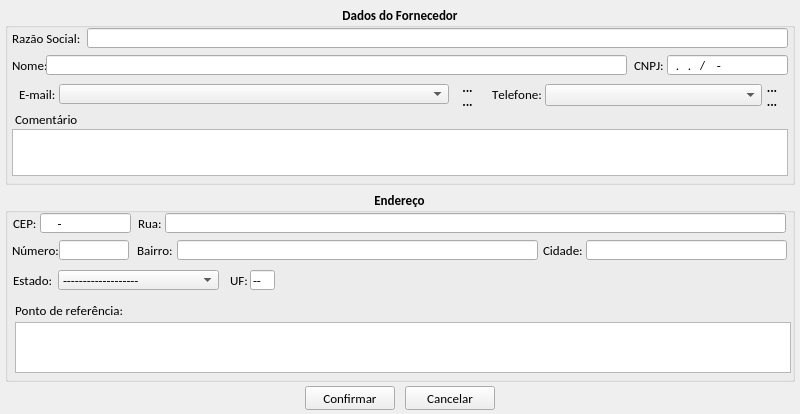
<?xml version="1.0" encoding="UTF-8"?>
<ui version="4.0">
 <class>tela_cadastro_fornecedor</class>
 <widget class="QMainWindow" name="tela_cadastro_fornecedor">
  <property name="windowModality">
   <enum>Qt::ApplicationModal</enum>
  </property>
  <property name="geometry">
   <rect>
    <x>0</x>
    <y>0</y>
    <width>800</width>
    <height>414</height>
   </rect>
  </property>
  <property name="windowTitle">
   <string>Cadastrar novo Fornecedor</string>
  </property>
  <property name="windowIcon">
   <iconset resource="imagens.qrc">
    <normaloff>:/img/img/logo_sex.png</normaloff>:/img/img/logo_sex.png</iconset>
  </property>
  <widget class="QWidget" name="centralwidget">
   <widget class="QGroupBox" name="gb_endereo">
    <property name="geometry">
     <rect>
      <x>5</x>
      <y>190</y>
      <width>790</width>
      <height>192</height>
     </rect>
    </property>
    <property name="font">
     <font>
      <family>Calibri</family>
      <pointsize>10</pointsize>
      <weight>75</weight>
      <bold>true</bold>
      <kerning>false</kerning>
     </font>
    </property>
    <property name="title">
     <string>Endereço</string>
    </property>
    <property name="alignment">
     <set>Qt::AlignCenter</set>
    </property>
    <widget class="QLineEdit" name="le_cep">
     <property name="geometry">
      <rect>
       <x>35</x>
       <y>23</y>
       <width>91</width>
       <height>20</height>
      </rect>
     </property>
     <property name="maximumSize">
      <size>
       <width>100</width>
       <height>20</height>
      </size>
     </property>
     <property name="font">
      <font>
       <family>Calibri</family>
       <pointsize>10</pointsize>
       <weight>50</weight>
       <bold>false</bold>
       <kerning>false</kerning>
      </font>
     </property>
     <property name="inputMask">
      <string>00000-000; </string>
     </property>
     <property name="text">
      <string>-</string>
     </property>
     <property name="frame">
      <bool>true</bool>
     </property>
     <property name="cursorPosition">
      <number>9</number>
     </property>
     <property name="readOnly">
      <bool>false</bool>
     </property>
    </widget>
    <widget class="QLabel" name="lb_cep">
     <property name="geometry">
      <rect>
       <x>8</x>
       <y>23</y>
       <width>27</width>
       <height>20</height>
      </rect>
     </property>
     <property name="font">
      <font>
       <family>Calibri</family>
       <pointsize>10</pointsize>
       <weight>50</weight>
       <bold>false</bold>
       <kerning>false</kerning>
      </font>
     </property>
     <property name="text">
      <string>CEP:</string>
     </property>
    </widget>
    <widget class="QLabel" name="lb_rua">
     <property name="geometry">
      <rect>
       <x>133</x>
       <y>23</y>
       <width>31</width>
       <height>20</height>
      </rect>
     </property>
     <property name="font">
      <font>
       <family>Calibri</family>
       <pointsize>10</pointsize>
       <weight>50</weight>
       <bold>false</bold>
       <kerning>false</kerning>
      </font>
     </property>
     <property name="text">
      <string>Rua:</string>
     </property>
    </widget>
    <widget class="QLineEdit" name="le_rua">
     <property name="geometry">
      <rect>
       <x>160</x>
       <y>23</y>
       <width>621</width>
       <height>20</height>
      </rect>
     </property>
     <property name="font">
      <font>
       <pointsize>10</pointsize>
       <weight>50</weight>
       <bold>false</bold>
       <kerning>false</kerning>
      </font>
     </property>
     <property name="text">
      <string/>
     </property>
     <property name="maxLength">
      <number>100</number>
     </property>
     <property name="cursorPosition">
      <number>0</number>
     </property>
     <property name="readOnly">
      <bool>false</bool>
     </property>
    </widget>
    <widget class="QLabel" name="lb_numero">
     <property name="geometry">
      <rect>
       <x>7</x>
       <y>50</y>
       <width>51</width>
       <height>20</height>
      </rect>
     </property>
     <property name="font">
      <font>
       <family>Calibri</family>
       <pointsize>10</pointsize>
       <weight>50</weight>
       <bold>false</bold>
       <kerning>false</kerning>
      </font>
     </property>
     <property name="text">
      <string>Número:</string>
     </property>
    </widget>
    <widget class="QLineEdit" name="le_numero">
     <property name="geometry">
      <rect>
       <x>54</x>
       <y>50</y>
       <width>70</width>
       <height>20</height>
      </rect>
     </property>
     <property name="font">
      <font>
       <pointsize>10</pointsize>
       <weight>50</weight>
       <bold>false</bold>
       <kerning>false</kerning>
      </font>
     </property>
     <property name="inputMask">
      <string>000000000; </string>
     </property>
     <property name="text">
      <string/>
     </property>
     <property name="maxLength">
      <number>9</number>
     </property>
     <property name="readOnly">
      <bool>false</bool>
     </property>
    </widget>
    <widget class="QLabel" name="lb_bairro">
     <property name="geometry">
      <rect>
       <x>132</x>
       <y>50</y>
       <width>46</width>
       <height>20</height>
      </rect>
     </property>
     <property name="font">
      <font>
       <weight>50</weight>
       <bold>false</bold>
       <kerning>false</kerning>
      </font>
     </property>
     <property name="text">
      <string>Bairro:</string>
     </property>
    </widget>
    <widget class="QLineEdit" name="le_bairro">
     <property name="geometry">
      <rect>
       <x>172</x>
       <y>50</y>
       <width>361</width>
       <height>20</height>
      </rect>
     </property>
     <property name="font">
      <font>
       <pointsize>10</pointsize>
       <weight>50</weight>
       <bold>false</bold>
       <kerning>false</kerning>
      </font>
     </property>
     <property name="text">
      <string/>
     </property>
     <property name="maxLength">
      <number>70</number>
     </property>
     <property name="readOnly">
      <bool>false</bool>
     </property>
    </widget>
    <widget class="QLabel" name="lb_cidade">
     <property name="geometry">
      <rect>
       <x>538</x>
       <y>50</y>
       <width>46</width>
       <height>20</height>
      </rect>
     </property>
     <property name="font">
      <font>
       <family>Calibri</family>
       <pointsize>10</pointsize>
       <weight>50</weight>
       <bold>false</bold>
       <kerning>false</kerning>
      </font>
     </property>
     <property name="text">
      <string>Cidade:</string>
     </property>
    </widget>
    <widget class="QLineEdit" name="le_cidade">
     <property name="geometry">
      <rect>
       <x>581</x>
       <y>50</y>
       <width>201</width>
       <height>20</height>
      </rect>
     </property>
     <property name="font">
      <font>
       <pointsize>10</pointsize>
       <weight>50</weight>
       <bold>false</bold>
       <kerning>false</kerning>
      </font>
     </property>
     <property name="text">
      <string/>
     </property>
     <property name="maxLength">
      <number>50</number>
     </property>
     <property name="cursorPosition">
      <number>0</number>
     </property>
     <property name="readOnly">
      <bool>false</bool>
     </property>
    </widget>
    <widget class="QLabel" name="lb_estado">
     <property name="geometry">
      <rect>
       <x>8</x>
       <y>80</y>
       <width>45</width>
       <height>20</height>
      </rect>
     </property>
     <property name="font">
      <font>
       <family>Calibri</family>
       <pointsize>10</pointsize>
       <weight>50</weight>
       <bold>false</bold>
       <kerning>false</kerning>
      </font>
     </property>
     <property name="text">
      <string>Estado:</string>
     </property>
    </widget>
    <widget class="QLabel" name="lb_ponto_refe">
     <property name="geometry">
      <rect>
       <x>10</x>
       <y>110</y>
       <width>131</width>
       <height>20</height>
      </rect>
     </property>
     <property name="font">
      <font>
       <family>Calibri</family>
       <pointsize>10</pointsize>
       <weight>50</weight>
       <bold>false</bold>
       <kerning>false</kerning>
      </font>
     </property>
     <property name="text">
      <string>Ponto de referência:</string>
     </property>
    </widget>
    <widget class="QTextEdit" name="te_ponto_referencia">
     <property name="geometry">
      <rect>
       <x>10</x>
       <y>132</y>
       <width>776</width>
       <height>51</height>
      </rect>
     </property>
     <property name="font">
      <font>
       <weight>50</weight>
       <bold>false</bold>
      </font>
     </property>
     <property name="verticalScrollBarPolicy">
      <enum>Qt::ScrollBarAlwaysOff</enum>
     </property>
     <property name="readOnly">
      <bool>false</bool>
     </property>
     <property name="html">
      <string>&lt;!DOCTYPE HTML PUBLIC &quot;-//W3C//DTD HTML 4.0//EN&quot; &quot;http://www.w3.org/TR/REC-html40/strict.dtd&quot;&gt;
&lt;html&gt;&lt;head&gt;&lt;meta name=&quot;qrichtext&quot; content=&quot;1&quot; /&gt;&lt;style type=&quot;text/css&quot;&gt;
p, li { white-space: pre-wrap; }
&lt;/style&gt;&lt;/head&gt;&lt;body style=&quot; font-family:'Calibri'; font-size:10pt; font-weight:400; font-style:normal;&quot;&gt;
&lt;p style=&quot;-qt-paragraph-type:empty; margin-top:0px; margin-bottom:0px; margin-left:0px; margin-right:0px; -qt-block-indent:0; text-indent:0px;&quot;&gt;&lt;/p&gt;&lt;/body&gt;&lt;/html&gt;</string>
     </property>
    </widget>
    <widget class="QLabel" name="lb_uf">
     <property name="geometry">
      <rect>
       <x>225</x>
       <y>80</y>
       <width>20</width>
       <height>20</height>
      </rect>
     </property>
     <property name="font">
      <font>
       <weight>50</weight>
       <bold>false</bold>
      </font>
     </property>
     <property name="text">
      <string>UF:</string>
     </property>
    </widget>
    <widget class="QLineEdit" name="le_uf">
     <property name="geometry">
      <rect>
       <x>245</x>
       <y>80</y>
       <width>25</width>
       <height>20</height>
      </rect>
     </property>
     <property name="font">
      <font>
       <weight>50</weight>
       <bold>false</bold>
      </font>
     </property>
     <property name="text">
      <string>--</string>
     </property>
     <property name="readOnly">
      <bool>true</bool>
     </property>
    </widget>
    <widget class="QComboBox" name="cb_estado">
     <property name="geometry">
      <rect>
       <x>53</x>
       <y>80</y>
       <width>161</width>
       <height>20</height>
      </rect>
     </property>
     <property name="font">
      <font>
       <weight>50</weight>
       <bold>false</bold>
      </font>
     </property>
     <item>
      <property name="text">
       <string>-------------------</string>
      </property>
      <property name="icon">
       <iconset resource="imagens.qrc">
        <normaloff>:/bandeiras/badeiras_estados/bandeira_do_brasil.png</normaloff>:/bandeiras/badeiras_estados/bandeira_do_brasil.png</iconset>
      </property>
     </item>
     <item>
      <property name="text">
       <string>Acre</string>
      </property>
      <property name="icon">
       <iconset resource="imagens.qrc">
        <normaloff>:/bandeiras/badeiras_estados/acre.png</normaloff>:/bandeiras/badeiras_estados/acre.png</iconset>
      </property>
     </item>
     <item>
      <property name="text">
       <string>Alagoas</string>
      </property>
      <property name="icon">
       <iconset resource="imagens.qrc">
        <normaloff>:/bandeiras/badeiras_estados/Alagoas.png</normaloff>:/bandeiras/badeiras_estados/Alagoas.png</iconset>
      </property>
     </item>
     <item>
      <property name="text">
       <string>Amazonas</string>
      </property>
      <property name="icon">
       <iconset resource="imagens.qrc">
        <normaloff>:/bandeiras/badeiras_estados/Amazonas.png</normaloff>:/bandeiras/badeiras_estados/Amazonas.png</iconset>
      </property>
     </item>
     <item>
      <property name="text">
       <string>Amapá</string>
      </property>
      <property name="icon">
       <iconset resource="imagens.qrc">
        <normaloff>:/bandeiras/badeiras_estados/Bandeira_do_Amapa.png</normaloff>:/bandeiras/badeiras_estados/Bandeira_do_Amapa.png</iconset>
      </property>
     </item>
     <item>
      <property name="text">
       <string>Bahia</string>
      </property>
      <property name="icon">
       <iconset resource="imagens.qrc">
        <normaloff>:/bandeiras/badeiras_estados/Bahia.png</normaloff>:/bandeiras/badeiras_estados/Bahia.png</iconset>
      </property>
     </item>
     <item>
      <property name="text">
       <string>Ceará</string>
      </property>
      <property name="icon">
       <iconset resource="imagens.qrc">
        <normaloff>:/bandeiras/badeiras_estados/Bandeira_do_Ceara.png</normaloff>:/bandeiras/badeiras_estados/Bandeira_do_Ceara.png</iconset>
      </property>
     </item>
     <item>
      <property name="text">
       <string>Distrito Federal</string>
      </property>
      <property name="icon">
       <iconset resource="imagens.qrc">
        <normaloff>:/bandeiras/badeiras_estados/Distrito_Federal.png</normaloff>:/bandeiras/badeiras_estados/Distrito_Federal.png</iconset>
      </property>
     </item>
     <item>
      <property name="text">
       <string>Espírito Santo</string>
      </property>
      <property name="icon">
       <iconset resource="imagens.qrc">
        <normaloff>:/bandeiras/badeiras_estados/Espirito_Santo.png</normaloff>:/bandeiras/badeiras_estados/Espirito_Santo.png</iconset>
      </property>
     </item>
     <item>
      <property name="text">
       <string>Goiás</string>
      </property>
      <property name="icon">
       <iconset resource="imagens.qrc">
        <normaloff>:/bandeiras/badeiras_estados/Goias.png</normaloff>:/bandeiras/badeiras_estados/Goias.png</iconset>
      </property>
     </item>
     <item>
      <property name="text">
       <string>Maranhão</string>
      </property>
      <property name="icon">
       <iconset resource="imagens.qrc">
        <normaloff>:/bandeiras/badeiras_estados/Maranhao.png</normaloff>:/bandeiras/badeiras_estados/Maranhao.png</iconset>
      </property>
     </item>
     <item>
      <property name="text">
       <string>Minas Gerais</string>
      </property>
      <property name="icon">
       <iconset resource="imagens.qrc">
        <normaloff>:/bandeiras/badeiras_estados/Minas_Gerais.png</normaloff>:/bandeiras/badeiras_estados/Minas_Gerais.png</iconset>
      </property>
     </item>
     <item>
      <property name="text">
       <string>Mato Grosso do Sul</string>
      </property>
      <property name="icon">
       <iconset resource="imagens.qrc">
        <normaloff>:/bandeiras/badeiras_estados/Mato_Grosso_do_Sul.png</normaloff>:/bandeiras/badeiras_estados/Mato_Grosso_do_Sul.png</iconset>
      </property>
     </item>
     <item>
      <property name="text">
       <string>Mato Grosso</string>
      </property>
      <property name="icon">
       <iconset resource="imagens.qrc">
        <normaloff>:/bandeiras/badeiras_estados/Mato_Grosso.png</normaloff>:/bandeiras/badeiras_estados/Mato_Grosso.png</iconset>
      </property>
     </item>
     <item>
      <property name="text">
       <string>Pará</string>
      </property>
      <property name="icon">
       <iconset resource="imagens.qrc">
        <normaloff>:/bandeiras/badeiras_estados/Para.png</normaloff>:/bandeiras/badeiras_estados/Para.png</iconset>
      </property>
     </item>
     <item>
      <property name="text">
       <string>Paraíba</string>
      </property>
      <property name="icon">
       <iconset resource="imagens.qrc">
        <normaloff>:/bandeiras/badeiras_estados/Paraiba.png</normaloff>:/bandeiras/badeiras_estados/Paraiba.png</iconset>
      </property>
     </item>
     <item>
      <property name="text">
       <string>Pernambuco</string>
      </property>
      <property name="icon">
       <iconset resource="imagens.qrc">
        <normaloff>:/bandeiras/badeiras_estados/Pernambuco.png</normaloff>:/bandeiras/badeiras_estados/Pernambuco.png</iconset>
      </property>
     </item>
     <item>
      <property name="text">
       <string>Piauí</string>
      </property>
      <property name="icon">
       <iconset resource="imagens.qrc">
        <normaloff>:/bandeiras/badeiras_estados/Piaui.png</normaloff>:/bandeiras/badeiras_estados/Piaui.png</iconset>
      </property>
     </item>
     <item>
      <property name="text">
       <string>Paraná</string>
      </property>
      <property name="icon">
       <iconset resource="imagens.qrc">
        <normaloff>:/bandeiras/badeiras_estados/Bandeira_do_Parana.png</normaloff>:/bandeiras/badeiras_estados/Bandeira_do_Parana.png</iconset>
      </property>
     </item>
     <item>
      <property name="text">
       <string>Rio de Janeiro</string>
      </property>
      <property name="icon">
       <iconset resource="imagens.qrc">
        <normaloff>:/bandeiras/badeiras_estados/Rio_de_Janeiro.png</normaloff>:/bandeiras/badeiras_estados/Rio_de_Janeiro.png</iconset>
      </property>
     </item>
     <item>
      <property name="text">
       <string>Rio Grande do Norte</string>
      </property>
      <property name="icon">
       <iconset resource="imagens.qrc">
        <normaloff>:/bandeiras/badeiras_estados/Rio_Grande_do_Norte.png</normaloff>:/bandeiras/badeiras_estados/Rio_Grande_do_Norte.png</iconset>
      </property>
     </item>
     <item>
      <property name="text">
       <string>Rondônia</string>
      </property>
      <property name="icon">
       <iconset resource="imagens.qrc">
        <normaloff>:/bandeiras/badeiras_estados/Rondonia.png</normaloff>:/bandeiras/badeiras_estados/Rondonia.png</iconset>
      </property>
     </item>
     <item>
      <property name="text">
       <string>Roraima</string>
      </property>
      <property name="icon">
       <iconset resource="imagens.qrc">
        <normaloff>:/bandeiras/badeiras_estados/Roraima.png</normaloff>:/bandeiras/badeiras_estados/Roraima.png</iconset>
      </property>
     </item>
     <item>
      <property name="text">
       <string>Rio Grande do Sul</string>
      </property>
      <property name="icon">
       <iconset resource="imagens.qrc">
        <normaloff>:/bandeiras/badeiras_estados/Rio_Grande_do_Sul.png</normaloff>:/bandeiras/badeiras_estados/Rio_Grande_do_Sul.png</iconset>
      </property>
     </item>
     <item>
      <property name="text">
       <string>Santa Catarina</string>
      </property>
      <property name="icon">
       <iconset resource="imagens.qrc">
        <normaloff>:/bandeiras/badeiras_estados/Santa_Catarina.png</normaloff>:/bandeiras/badeiras_estados/Santa_Catarina.png</iconset>
      </property>
     </item>
     <item>
      <property name="text">
       <string>Sergipe</string>
      </property>
      <property name="icon">
       <iconset resource="imagens.qrc">
        <normaloff>:/bandeiras/badeiras_estados/Sergipe.png</normaloff>:/bandeiras/badeiras_estados/Sergipe.png</iconset>
      </property>
     </item>
     <item>
      <property name="text">
       <string>São Paulo</string>
      </property>
      <property name="icon">
       <iconset resource="imagens.qrc">
        <normaloff>:/bandeiras/badeiras_estados/Sao_Paulo.png</normaloff>:/bandeiras/badeiras_estados/Sao_Paulo.png</iconset>
      </property>
     </item>
     <item>
      <property name="text">
       <string>Tocantins</string>
      </property>
      <property name="icon">
       <iconset resource="imagens.qrc">
        <normaloff>:/bandeiras/badeiras_estados/Tocantins.png</normaloff>:/bandeiras/badeiras_estados/Tocantins.png</iconset>
      </property>
     </item>
    </widget>
    <zorder>lb_rua</zorder>
    <zorder>le_rua</zorder>
    <zorder>lb_numero</zorder>
    <zorder>le_numero</zorder>
    <zorder>lb_bairro</zorder>
    <zorder>le_bairro</zorder>
    <zorder>lb_cidade</zorder>
    <zorder>le_cidade</zorder>
    <zorder>lb_estado</zorder>
    <zorder>lb_ponto_refe</zorder>
    <zorder>te_ponto_referencia</zorder>
    <zorder>le_cep</zorder>
    <zorder>lb_cep</zorder>
    <zorder>lb_uf</zorder>
    <zorder>le_uf</zorder>
    <zorder>cb_estado</zorder>
   </widget>
   <widget class="QPushButton" name="btn_confirmar">
    <property name="geometry">
     <rect>
      <x>305</x>
      <y>386</y>
      <width>90</width>
      <height>24</height>
     </rect>
    </property>
    <property name="minimumSize">
     <size>
      <width>0</width>
      <height>24</height>
     </size>
    </property>
    <property name="maximumSize">
     <size>
      <width>90</width>
      <height>24</height>
     </size>
    </property>
    <property name="font">
     <font>
      <family>Calibri</family>
      <pointsize>10</pointsize>
     </font>
    </property>
    <property name="text">
     <string>Confirmar</string>
    </property>
    <property name="icon">
     <iconset resource="imagens.qrc">
      <normaloff>:/img/img/1345902916_camera_test.png</normaloff>:/img/img/1345902916_camera_test.png</iconset>
    </property>
    <property name="iconSize">
     <size>
      <width>20</width>
      <height>20</height>
     </size>
    </property>
   </widget>
   <widget class="QGroupBox" name="gb_dados_fornecedor">
    <property name="geometry">
     <rect>
      <x>5</x>
      <y>5</y>
      <width>790</width>
      <height>180</height>
     </rect>
    </property>
    <property name="font">
     <font>
      <family>Calibri</family>
      <pointsize>10</pointsize>
      <weight>75</weight>
      <bold>true</bold>
      <kerning>false</kerning>
     </font>
    </property>
    <property name="title">
     <string>Dados do Fornecedor</string>
    </property>
    <property name="alignment">
     <set>Qt::AlignCenter</set>
    </property>
    <widget class="QLabel" name="lb_telefone">
     <property name="geometry">
      <rect>
       <x>487</x>
       <y>79</y>
       <width>50</width>
       <height>20</height>
      </rect>
     </property>
     <property name="font">
      <font>
       <family>Calibri</family>
       <pointsize>10</pointsize>
       <weight>50</weight>
       <bold>false</bold>
       <kerning>false</kerning>
      </font>
     </property>
     <property name="text">
      <string>Telefone:</string>
     </property>
    </widget>
    <widget class="QComboBox" name="cb_telefone">
     <property name="geometry">
      <rect>
       <x>540</x>
       <y>79</y>
       <width>217</width>
       <height>22</height>
      </rect>
     </property>
     <property name="maximumSize">
      <size>
       <width>16777215</width>
       <height>22</height>
      </size>
     </property>
     <property name="font">
      <font>
       <family>Calibri</family>
       <pointsize>10</pointsize>
       <weight>50</weight>
       <bold>false</bold>
       <kerning>false</kerning>
      </font>
     </property>
     <property name="editable">
      <bool>false</bool>
     </property>
     <property name="maxVisibleItems">
      <number>20</number>
     </property>
    </widget>
    <widget class="QLabel" name="lb_nome">
     <property name="geometry">
      <rect>
       <x>7</x>
       <y>50</y>
       <width>34</width>
       <height>20</height>
      </rect>
     </property>
     <property name="maximumSize">
      <size>
       <width>40</width>
       <height>20</height>
      </size>
     </property>
     <property name="font">
      <font>
       <family>Calibri</family>
       <pointsize>10</pointsize>
       <weight>50</weight>
       <bold>false</bold>
       <kerning>false</kerning>
      </font>
     </property>
     <property name="text">
      <string>Nome:</string>
     </property>
    </widget>
    <widget class="QLineEdit" name="le_nome">
     <property name="geometry">
      <rect>
       <x>41</x>
       <y>50</y>
       <width>581</width>
       <height>20</height>
      </rect>
     </property>
     <property name="sizePolicy">
      <sizepolicy hsizetype="Fixed" vsizetype="Fixed">
       <horstretch>0</horstretch>
       <verstretch>0</verstretch>
      </sizepolicy>
     </property>
     <property name="minimumSize">
      <size>
       <width>450</width>
       <height>20</height>
      </size>
     </property>
     <property name="maximumSize">
      <size>
       <width>800</width>
       <height>20</height>
      </size>
     </property>
     <property name="font">
      <font>
       <family>Calibri</family>
       <pointsize>10</pointsize>
       <weight>50</weight>
       <bold>false</bold>
       <kerning>false</kerning>
      </font>
     </property>
     <property name="inputMask">
      <string/>
     </property>
     <property name="text">
      <string/>
     </property>
     <property name="maxLength">
      <number>32767</number>
     </property>
     <property name="readOnly">
      <bool>false</bool>
     </property>
    </widget>
    <widget class="QLabel" name="lb_email">
     <property name="geometry">
      <rect>
       <x>14</x>
       <y>79</y>
       <width>40</width>
       <height>20</height>
      </rect>
     </property>
     <property name="font">
      <font>
       <family>Calibri</family>
       <pointsize>10</pointsize>
       <weight>50</weight>
       <bold>false</bold>
       <kerning>false</kerning>
      </font>
     </property>
     <property name="text">
      <string>E-mail:</string>
     </property>
    </widget>
    <widget class="QComboBox" name="cb_email">
     <property name="geometry">
      <rect>
       <x>54</x>
       <y>79</y>
       <width>390</width>
       <height>20</height>
      </rect>
     </property>
     <property name="maximumSize">
      <size>
       <width>450</width>
       <height>20</height>
      </size>
     </property>
     <property name="sizeIncrement">
      <size>
       <width>450</width>
       <height>20</height>
      </size>
     </property>
     <property name="font">
      <font>
       <family>Calibri</family>
       <pointsize>10</pointsize>
       <weight>50</weight>
       <bold>false</bold>
       <kerning>false</kerning>
      </font>
     </property>
     <property name="editable">
      <bool>false</bool>
     </property>
     <property name="maxCount">
      <number>60</number>
     </property>
    </widget>
    <widget class="QLabel" name="lb_comentario">
     <property name="geometry">
      <rect>
       <x>10</x>
       <y>104</y>
       <width>71</width>
       <height>20</height>
      </rect>
     </property>
     <property name="font">
      <font>
       <family>Calibri</family>
       <pointsize>10</pointsize>
       <weight>50</weight>
       <bold>false</bold>
       <kerning>false</kerning>
      </font>
     </property>
     <property name="text">
      <string>Comentário</string>
     </property>
    </widget>
    <widget class="QTextEdit" name="te_comentario">
     <property name="geometry">
      <rect>
       <x>7</x>
       <y>124</y>
       <width>776</width>
       <height>47</height>
      </rect>
     </property>
     <property name="font">
      <font>
       <weight>50</weight>
       <bold>false</bold>
      </font>
     </property>
     <property name="verticalScrollBarPolicy">
      <enum>Qt::ScrollBarAlwaysOff</enum>
     </property>
     <property name="readOnly">
      <bool>false</bool>
     </property>
    </widget>
    <widget class="QToolButton" name="tb_mais_email">
     <property name="geometry">
      <rect>
       <x>450</x>
       <y>75</y>
       <width>25</width>
       <height>15</height>
      </rect>
     </property>
     <property name="text">
      <string>...</string>
     </property>
     <property name="icon">
      <iconset resource="imagens.qrc">
       <normaloff>:/img/img/mais.png</normaloff>:/img/img/mais.png</iconset>
     </property>
     <property name="iconSize">
      <size>
       <width>12</width>
       <height>12</height>
      </size>
     </property>
     <property name="autoRaise">
      <bool>true</bool>
     </property>
     <property name="arrowType">
      <enum>Qt::NoArrow</enum>
     </property>
    </widget>
    <widget class="QToolButton" name="tb_menos_email">
     <property name="geometry">
      <rect>
       <x>450</x>
       <y>89</y>
       <width>25</width>
       <height>15</height>
      </rect>
     </property>
     <property name="text">
      <string>...</string>
     </property>
     <property name="icon">
      <iconset resource="imagens.qrc">
       <normaloff>:/img/img/menos.png</normaloff>:/img/img/menos.png</iconset>
     </property>
     <property name="iconSize">
      <size>
       <width>12</width>
       <height>12</height>
      </size>
     </property>
     <property name="autoRaise">
      <bool>true</bool>
     </property>
    </widget>
    <widget class="QToolButton" name="tb_mais_telefone">
     <property name="geometry">
      <rect>
       <x>757</x>
       <y>75</y>
       <width>20</width>
       <height>15</height>
      </rect>
     </property>
     <property name="text">
      <string>...</string>
     </property>
     <property name="icon">
      <iconset resource="imagens.qrc">
       <normaloff>:/img/img/mais.png</normaloff>:/img/img/mais.png</iconset>
     </property>
     <property name="iconSize">
      <size>
       <width>12</width>
       <height>12</height>
      </size>
     </property>
     <property name="autoRaise">
      <bool>true</bool>
     </property>
     <property name="arrowType">
      <enum>Qt::NoArrow</enum>
     </property>
    </widget>
    <widget class="QToolButton" name="tb_menos_telefone">
     <property name="geometry">
      <rect>
       <x>757</x>
       <y>89</y>
       <width>20</width>
       <height>15</height>
      </rect>
     </property>
     <property name="text">
      <string>...</string>
     </property>
     <property name="icon">
      <iconset resource="imagens.qrc">
       <normaloff>:/img/img/menos.png</normaloff>:/img/img/menos.png</iconset>
     </property>
     <property name="iconSize">
      <size>
       <width>12</width>
       <height>12</height>
      </size>
     </property>
     <property name="autoRaise">
      <bool>true</bool>
     </property>
    </widget>
    <widget class="QLabel" name="lb_razao_social">
     <property name="geometry">
      <rect>
       <x>7</x>
       <y>23</y>
       <width>75</width>
       <height>20</height>
      </rect>
     </property>
     <property name="maximumSize">
      <size>
       <width>100</width>
       <height>20</height>
      </size>
     </property>
     <property name="font">
      <font>
       <family>Calibri</family>
       <pointsize>10</pointsize>
       <weight>50</weight>
       <bold>false</bold>
       <kerning>false</kerning>
      </font>
     </property>
     <property name="text">
      <string>Razão Social:</string>
     </property>
    </widget>
    <widget class="QLineEdit" name="le_razao_social">
     <property name="geometry">
      <rect>
       <x>82</x>
       <y>23</y>
       <width>701</width>
       <height>20</height>
      </rect>
     </property>
     <property name="sizePolicy">
      <sizepolicy hsizetype="Fixed" vsizetype="Fixed">
       <horstretch>0</horstretch>
       <verstretch>0</verstretch>
      </sizepolicy>
     </property>
     <property name="minimumSize">
      <size>
       <width>450</width>
       <height>20</height>
      </size>
     </property>
     <property name="maximumSize">
      <size>
       <width>800</width>
       <height>20</height>
      </size>
     </property>
     <property name="font">
      <font>
       <family>Calibri</family>
       <pointsize>10</pointsize>
       <weight>50</weight>
       <bold>false</bold>
       <kerning>false</kerning>
      </font>
     </property>
     <property name="text">
      <string/>
     </property>
     <property name="maxLength">
      <number>100</number>
     </property>
     <property name="readOnly">
      <bool>false</bool>
     </property>
    </widget>
    <widget class="QLabel" name="lb_cnpj">
     <property name="geometry">
      <rect>
       <x>629</x>
       <y>50</y>
       <width>33</width>
       <height>20</height>
      </rect>
     </property>
     <property name="font">
      <font>
       <weight>50</weight>
       <bold>false</bold>
      </font>
     </property>
     <property name="text">
      <string>CNPJ:</string>
     </property>
    </widget>
    <widget class="QLineEdit" name="le_cnpj">
     <property name="geometry">
      <rect>
       <x>662</x>
       <y>50</y>
       <width>121</width>
       <height>20</height>
      </rect>
     </property>
     <property name="font">
      <font>
       <weight>50</weight>
       <bold>false</bold>
      </font>
     </property>
     <property name="inputMask">
      <string>00.000.000/0000-00; </string>
     </property>
     <property name="text">
      <string>../-</string>
     </property>
    </widget>
    <zorder>lb_telefone</zorder>
    <zorder>cb_telefone</zorder>
    <zorder>lb_email</zorder>
    <zorder>cb_email</zorder>
    <zorder>lb_comentario</zorder>
    <zorder>te_comentario</zorder>
    <zorder>tb_mais_email</zorder>
    <zorder>tb_menos_email</zorder>
    <zorder>tb_mais_telefone</zorder>
    <zorder>tb_menos_telefone</zorder>
    <zorder>lb_nome</zorder>
    <zorder>le_nome</zorder>
    <zorder>lb_razao_social</zorder>
    <zorder>le_razao_social</zorder>
    <zorder>lb_cnpj</zorder>
    <zorder>le_cnpj</zorder>
   </widget>
   <widget class="QPushButton" name="btn_cancelar">
    <property name="geometry">
     <rect>
      <x>405</x>
      <y>386</y>
      <width>90</width>
      <height>24</height>
     </rect>
    </property>
    <property name="minimumSize">
     <size>
      <width>0</width>
      <height>24</height>
     </size>
    </property>
    <property name="maximumSize">
     <size>
      <width>90</width>
      <height>24</height>
     </size>
    </property>
    <property name="font">
     <font>
      <family>Calibri</family>
      <pointsize>10</pointsize>
     </font>
    </property>
    <property name="text">
     <string>Cancelar</string>
    </property>
    <property name="icon">
     <iconset resource="imagens.qrc">
      <normaloff>:/img/img/1345902747_button_cancel.png</normaloff>:/img/img/1345902747_button_cancel.png</iconset>
    </property>
    <property name="iconSize">
     <size>
      <width>18</width>
      <height>18</height>
     </size>
    </property>
   </widget>
  </widget>
 </widget>
 <tabstops>
  <tabstop>le_razao_social</tabstop>
  <tabstop>le_nome</tabstop>
  <tabstop>le_cnpj</tabstop>
  <tabstop>cb_email</tabstop>
  <tabstop>tb_mais_email</tabstop>
  <tabstop>tb_menos_email</tabstop>
  <tabstop>cb_telefone</tabstop>
  <tabstop>tb_mais_telefone</tabstop>
  <tabstop>tb_menos_telefone</tabstop>
  <tabstop>te_comentario</tabstop>
  <tabstop>le_cep</tabstop>
  <tabstop>le_rua</tabstop>
  <tabstop>le_numero</tabstop>
  <tabstop>le_bairro</tabstop>
  <tabstop>le_cidade</tabstop>
  <tabstop>cb_estado</tabstop>
  <tabstop>le_uf</tabstop>
  <tabstop>te_ponto_referencia</tabstop>
  <tabstop>btn_confirmar</tabstop>
  <tabstop>btn_cancelar</tabstop>
 </tabstops>
 <resources>
  <include location="imagens.qrc"/>
 </resources>
 <connections/>
</ui>
